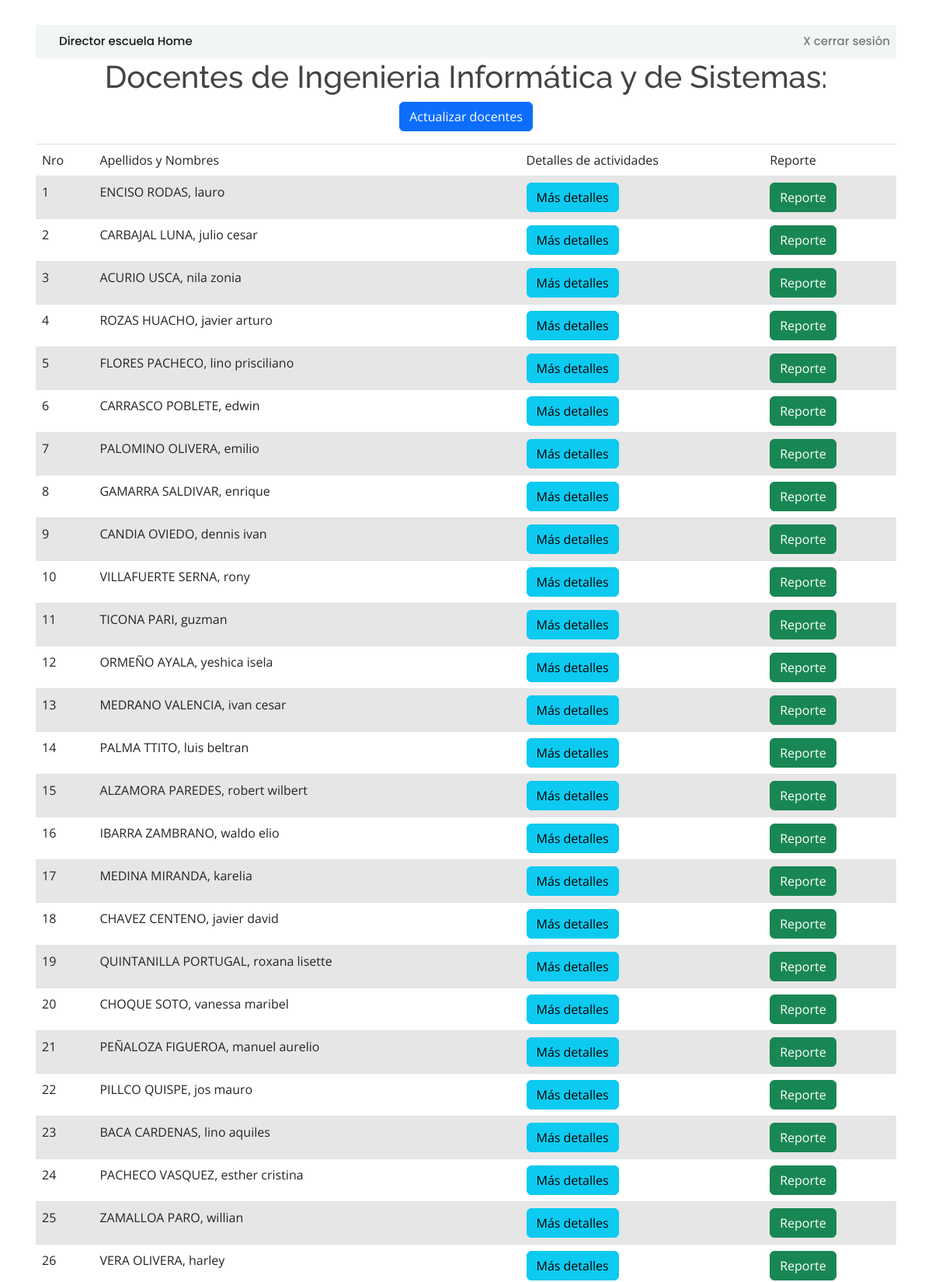
Screenshot of /mis_docentes/ (signed in, upper part) with the database file from the repository.
### myapp/models.py (models this page shows, shortened)
class Docentes(models.Model):
    id_docente = models.PositiveIntegerField()
    Nombre = models.CharField(max_length=40,default="defauld value")
    apellido = models.CharField(max_length=40,default="default value")
    cargo=models.CharField(max_length=20,default="default value")

### myapp/views.py (the view)
# urls.py: path('mis_docentes/',views.misDocentes,name="mis_docentes"),
@login_required # lista, consulta de docentes
def misDocentes(respuesta):
    docentes= Docentes.objects.all()
    return render(respuesta,"DirEscuela/MisDocentes.html",{'docentes':docentes})

### myapp/templates/DirEscuela/MisDocentes.html (shortened to what this page needs)
{% extends 'ventanas/baseDE.html' %}
{% load  static %}
{% block content %}
<!DOCTYPE html>
<html lang="en">
<head>
<link href="{% static 'assets/vendor/animate.css/animate.min.css' %}" rel="stylesheet">
<link href="{% static 'assets/vendor/bootstrap/css/bootstrap.min.css' %}" rel="stylesheet">
<link href="{% static 'assets/vendor/bootstrap-icons/bootstrap-icons.css' %}" rel="stylesheet">
<link href="{% static 'assets/vendor/boxicons/css/boxicons.min.css' %}" rel="stylesheet">
<link href="{% static 'assets/vendor/glightbox/css/glightbox.min.css' %}" rel="stylesheet">
<link href="{% static 'assets/vendor/remixicon/remixicon.css' %}" rel="stylesheet">
<link href="{% static 'assets/vendor/swiper/swiper-bundle.min.css' %}" rel="stylesheet">
<link href="{% static 'assets/css/style.css' %}" rel="stylesheet">
</head>
</html>
    <h1 class="text-center">Docentes de Ingenieria Informática y de Sistemas: </h1>
    <div class="container text-center" >
        <a class="btn btn-primary" href="{% url 'update_docente' %}"> Actualizar docentes
        </a>
    </div>
    <body>
        <div id="main_container">
          <div class="center_content">
            <div class="center_left">
                <table class="table table-striped" id="hor-minimalist-b" width="80%">
                    <thead>
                        <tr>
                            <td>Nro</td>
                            <td>Apellidos y Nombres</td>
                            <td>Detalles de actividades</td>
                            <td>Reporte</td>
                        </tr>
                    </thead>
                    <tbody>
                        {% for i in docentes %}
                        <tr>
                            <form action="{% url 'ver-actividades'  %}" method="POST" >
                                <td>{{ i.id_docente }}</td>
                                <td>{{i.apellido}}, {{ i.Nombre }}</td>
                                <td><button class="btn btn-info" name="btn" value="silabo">Más detalles</button></td>
                                <td><button class="btn btn-success" name="btn" value="reporte">Reporte</button></td>
                            </form>
                        </tr>
                        {% endfor %}
                    </tbody>
                </table>
            </div>
          </div>
        </div>
        </body>
{% endblock %}

### myapp/templates/ventanas/baseDE.html (shortened to what this page needs)
<!doctype html>
<html lang="en">
<head>
    <link rel="stylesheet" href="https://maxcdn.bootstrapcdn.com/bootstrap/4.0.0/css/bootstrap.min.css">
	<link rel="stylesheet" href="https://use.fontawesome.com/releases/v5.8.2/css/all.css">
</head>
<body>
  <div class="container p-3 my-3">
    <div class="row">
      <div class="col-md-12">
        <nav class="navbar navbar-expand-md navbar-light bg" style="background-color: #f0f5f5">
            {% if user.is_authenticated %}
            <a href="{% url 'direct' %}" class="navbar-brand">Director escuela Home</a>
            {% else %}
            <a href="{% url 'index' %}" class="navbar-brand">Home</a>
            {% endif %}
            <div class="collapse navbar-collapse" id="navbarCollapse">
                <div class="navbar-nav ml-auto">
                    {% if user.is_authenticated %}
                    <li class="nav-item">
                        <a class="nav-link" href="{% url 'cerrarSessionDE' %}" >X cerrar sesión</a>
                    </li>
                    {% else %}
                    <li class="nav-item active">
                        <a class="nav-link" href="{% url 'iniciaSessionDE' %}" >Iniciar sesión</a>
                    </li>
                    {% endif %}
                </div>
            </div>
        </nav>
        {% block content %}
        {% endblock %}
      </div>
    </div>
  </div>
</body>
</html>

### myapp/static/assets/css/style.css (style rules this page uses)
body { font-family: "Open Sans", sans-serif; color: #444444; }
a { text-decoration: none; color: #d9232d; }
h1, h2, h3, h4, h5, h6 { font-family: "Raleway", sans-serif; }
.navbar { padding: 0; }
.navbar li { position: relative; }
.navbar a, .navbar a:focus { display: flex; align-items: center; justify-content: space-between; padding: 10px 0 10px 30px; font-family: "Poppins", sans-serif; font-size: 15px; font-weight: 500; color: #556270; white-space: nowrap; transition: 0.3s; }

### rows the page displays
Docentes: id_docente "1", apellido "ENCISO RODAS", Nombre "lauro"
Docentes: id_docente "2", apellido "CARBAJAL LUNA", Nombre "julio cesar"
Docentes: id_docente "3", apellido "ACURIO USCA", Nombre "nila zonia"
Docentes: id_docente "4", apellido "ROZAS HUACHO", Nombre "javier arturo"
Docentes: id_docente "5", apellido "FLORES PACHECO", Nombre "lino prisciliano"
Docentes: id_docente "6", apellido "CARRASCO POBLETE", Nombre "edwin"
Docentes: id_docente "7", apellido "PALOMINO OLIVERA", Nombre "emilio"
Docentes: id_docente "8", apellido "GAMARRA SALDIVAR", Nombre "enrique"
Docentes: id_docente "9", apellido "CANDIA OVIEDO", Nombre "dennis ivan"
Docentes: id_docente "10", apellido "VILLAFUERTE SERNA", Nombre "rony"
Docentes: id_docente "11", apellido "TICONA PARI", Nombre "guzman"
Docentes: id_docente "12", apellido "ORMEÑO AYALA", Nombre "yeshica isela"
Docentes: id_docente "13", apellido "MEDRANO VALENCIA", Nombre "ivan cesar"
Docentes: id_docente "14", apellido "PALMA TTITO", Nombre "luis beltran"
Docentes: id_docente "15", apellido "ALZAMORA PAREDES", Nombre "robert wilbert"
Docentes: id_docente "16", apellido "IBARRA ZAMBRANO", Nombre "waldo elio"
Docentes: id_docente "17", apellido "MEDINA MIRANDA", Nombre "karelia"
Docentes: id_docente "18", apellido "CHAVEZ CENTENO", Nombre "javier david"
Docentes: id_docente "19", apellido "QUINTANILLA PORTUGAL", Nombre "roxana lisette"
Docentes: id_docente "20", apellido "CHOQUE SOTO", Nombre "vanessa maribel"
Docentes: id_docente "21", apellido "PEÑALOZA FIGUEROA", Nombre "manuel aurelio"
Docentes: id_docente "22", apellido "PILLCO QUISPE", Nombre "jos mauro"
Docentes: id_docente "23", apellido "BACA CARDENAS", Nombre "lino aquiles"
Docentes: id_docente "24", apellido "PACHECO VASQUEZ", Nombre "esther cristina"
Docentes: id_docente "25", apellido "ZAMALLOA PARO", Nombre "willian"
Docentes: id_docente "26", apellido "VERA OLIVERA", Nombre "harley"
